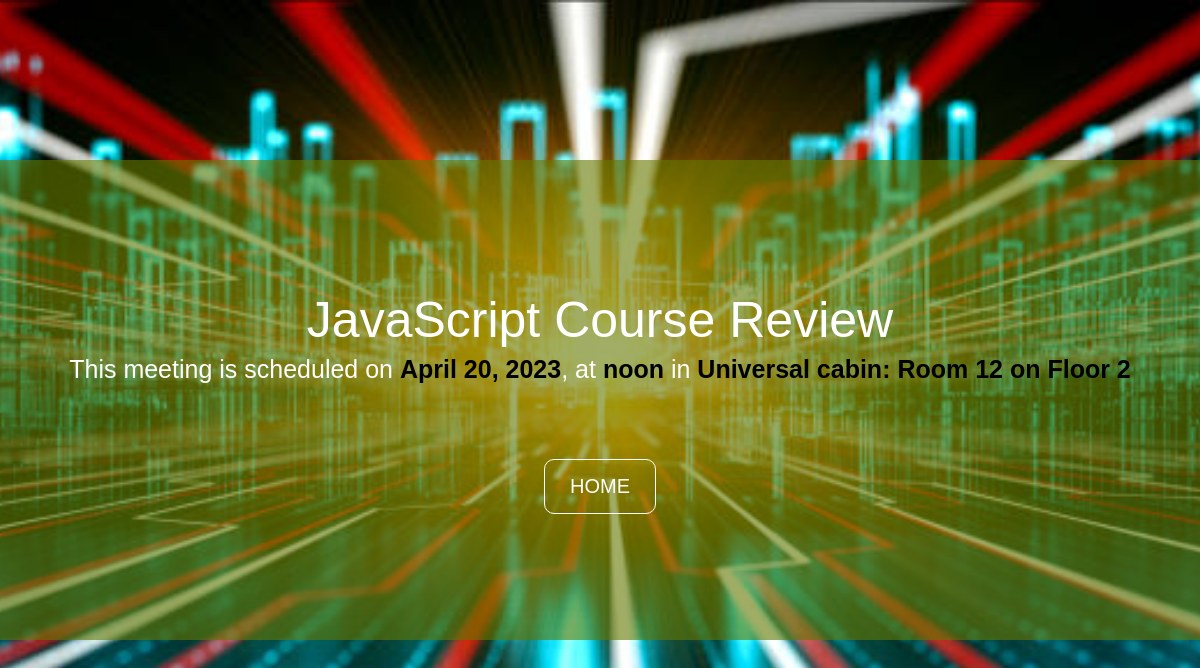
/meeting/3, run on the app's committed database.
### meetings/models.py (models this page shows, shortened)
class Meeting(models.Model):
    title = models.CharField(max_length=200)
    date = models.DateField()
    start_time=models.TimeField(default=time(9))
    duration=models.IntegerField(default=1)
    room=models.ForeignKey(Room,on_delete=models.CASCADE)

class Room(models.Model):
    room=models.CharField(max_length=95)
    floor=models.IntegerField()
    room_number=models.IntegerField()
    def __str__(self):
        return f'{self.room}: Room {self.room_number} on Floor {self.floor}'

### meetings/views.py (the view)
# urls.py: path('<int:id>',views.details,name='detail'),
def details(request,id):
    meeting=get_object_or_404(Meeting,pk=id)
    return render(request,'meetings/detail.html',{'meeting':meeting})

### meetings/templates/meetings/detail.html (shortened to what this page needs)
<!DOCTYPE html>
<html lang="en">
  <head>
    <link rel="stylesheet" href="/static/meetings/detail.css" />
  </head>
  <body>
    <div class="content">
      <h1>{{meeting.title}}</h1>
      <p>
        This meeting is scheduled on
        <span class="date"> {{meeting.date}}</span>, at
        <span class="time"> {{meeting.start_time}}</span> in
        <span class="room"> {{meeting.room}}</span>
      </p>
      <a href="{% url 'home' %}">HOME</a>
    </div>
  </body>
</html>

### meetings/static/meetings/detail.css (style rules this page uses)
* { margin: 0; padding: 0; box-sizing: border-box; }
body { font-family: Arial, Helvetica, sans-serif; height: 100vh; background-image: url('detail_bg.jpg'); background-position: center; background-repeat: no-repeat; background-size: cover; color: white; display: flex; justify-content: center; align-items: center; }
h1 { font-size: 50px; font-weight: 100; margin: 25px 0px 0; text-align: center; }
.content { background-color:rgba(100,120,0,.6); padding: 40px; width: 100vw; height: 60vh; display: flex; flex-direction: column; align-items: center; justify-content: center; }
p { font-size: 25px; line-height: 1.6; margin-bottom: 50px; }
a { display: inline-block; text-decoration: none; color: white; font-size: 20px; border: 1px solid white; padding: 15px 25px; margin: 20px; border-radius: 10px; }
span { font-weight: bolder; color:black; }

### data on the page
Meeting: title "JavaScript Course Review", date "April 20, 2023", start_time "noon", room "Universal cabin: Room 12 on Floor 2"
